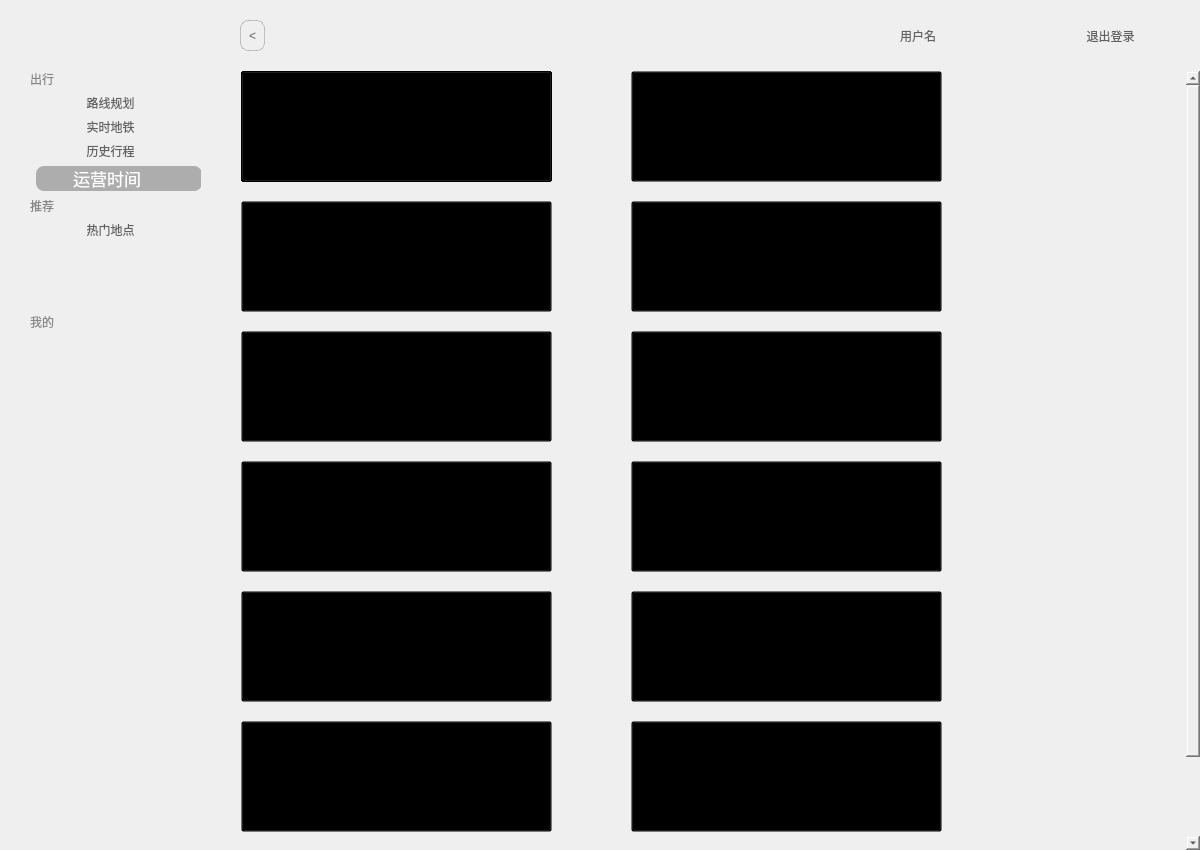
<?xml version="1.0" encoding="UTF-8"?>
<ui version="4.0">
 <class>operationTime</class>
 <widget class="QWidget" name="operationTime">
  <property name="geometry">
   <rect>
    <x>0</x>
    <y>0</y>
    <width>1200</width>
    <height>850</height>
   </rect>
  </property>
  <property name="windowTitle">
   <string>MetroPlus</string>
  </property>
  <property name="windowIcon">
   <iconset resource="image.qrc">
    <normaloff>:/new/prefix1/image/logo.png</normaloff>:/new/prefix1/image/logo.png</iconset>
  </property>
  <property name="styleSheet">
   <string notr="true"/>
  </property>
  <widget class="QLabel" name="logo">
   <property name="geometry">
    <rect>
     <x>10</x>
     <y>10</y>
     <width>201</width>
     <height>51</height>
    </rect>
   </property>
   <property name="styleSheet">
    <string notr="true">border-image: url(:/new/prefix1/image/LOGO2.png);
background-color: rgba(255, 255, 255, 0);</string>
   </property>
   <property name="text">
    <string/>
   </property>
  </widget>
  <widget class="QScrollArea" name="scrollArea">
   <property name="geometry">
    <rect>
     <x>240</x>
     <y>70</y>
     <width>961</width>
     <height>781</height>
    </rect>
   </property>
   <property name="styleSheet">
    <string notr="true">background: transparent;</string>
   </property>
   <property name="widgetResizable">
    <bool>true</bool>
   </property>
   <widget class="QWidget" name="scrollAreaWidgetContents">
    <property name="geometry">
     <rect>
      <x>0</x>
      <y>0</y>
      <width>949</width>
      <height>870</height>
     </rect>
    </property>
    <property name="minimumSize">
     <size>
      <width>0</width>
      <height>870</height>
     </size>
    </property>
    <property name="styleSheet">
     <string notr="true">background: transparent;</string>
    </property>
    <widget class="QPushButton" name="Line1">
     <property name="geometry">
      <rect>
       <x>0</x>
       <y>0</y>
       <width>311</width>
       <height>111</height>
      </rect>
     </property>
     <property name="styleSheet">
      <string notr="true">background:transparent;
border-image: url(:/new/prefix1/image/Line1.png);</string>
     </property>
     <property name="text">
      <string/>
     </property>
    </widget>
    <widget class="QPushButton" name="Line2">
     <property name="geometry">
      <rect>
       <x>390</x>
       <y>0</y>
       <width>311</width>
       <height>111</height>
      </rect>
     </property>
     <property name="styleSheet">
      <string notr="true">background:transparent;
border-image: url(:/new/prefix1/image/Line2.png);</string>
     </property>
     <property name="text">
      <string/>
     </property>
    </widget>
    <widget class="QPushButton" name="Line3">
     <property name="geometry">
      <rect>
       <x>0</x>
       <y>130</y>
       <width>311</width>
       <height>111</height>
      </rect>
     </property>
     <property name="styleSheet">
      <string notr="true">background:transparent;
border-image: url(:/new/prefix1/image/Line3.png);</string>
     </property>
     <property name="text">
      <string/>
     </property>
    </widget>
    <widget class="QPushButton" name="Line4">
     <property name="geometry">
      <rect>
       <x>390</x>
       <y>130</y>
       <width>311</width>
       <height>111</height>
      </rect>
     </property>
     <property name="styleSheet">
      <string notr="true">background:transparent;
border-image: url(:/new/prefix1/image/Line4.png);</string>
     </property>
     <property name="text">
      <string/>
     </property>
    </widget>
    <widget class="QPushButton" name="Line5">
     <property name="geometry">
      <rect>
       <x>0</x>
       <y>260</y>
       <width>311</width>
       <height>111</height>
      </rect>
     </property>
     <property name="styleSheet">
      <string notr="true">background:transparent;
border-image: url(:/new/prefix1/image/Line5.png);</string>
     </property>
     <property name="text">
      <string/>
     </property>
    </widget>
    <widget class="QPushButton" name="Line6">
     <property name="geometry">
      <rect>
       <x>390</x>
       <y>260</y>
       <width>311</width>
       <height>111</height>
      </rect>
     </property>
     <property name="styleSheet">
      <string notr="true">background:transparent;
border-image: url(:/new/prefix1/image/Line6.png);</string>
     </property>
     <property name="text">
      <string/>
     </property>
    </widget>
    <widget class="QPushButton" name="Line7">
     <property name="geometry">
      <rect>
       <x>0</x>
       <y>390</y>
       <width>311</width>
       <height>111</height>
      </rect>
     </property>
     <property name="styleSheet">
      <string notr="true">background:transparent;
border-image: url(:/new/prefix1/image/Line7.png);</string>
     </property>
     <property name="text">
      <string/>
     </property>
    </widget>
    <widget class="QPushButton" name="Line8">
     <property name="geometry">
      <rect>
       <x>390</x>
       <y>390</y>
       <width>311</width>
       <height>111</height>
      </rect>
     </property>
     <property name="styleSheet">
      <string notr="true">background:transparent;
border-image: url(:/new/prefix1/image/Line8.png);</string>
     </property>
     <property name="text">
      <string/>
     </property>
    </widget>
    <widget class="QPushButton" name="Line11">
     <property name="geometry">
      <rect>
       <x>0</x>
       <y>520</y>
       <width>311</width>
       <height>111</height>
      </rect>
     </property>
     <property name="styleSheet">
      <string notr="true">background:transparent;
border-image: url(:/new/prefix1/image/Line11.png);</string>
     </property>
     <property name="text">
      <string/>
     </property>
    </widget>
    <widget class="QPushButton" name="Line16">
     <property name="geometry">
      <rect>
       <x>390</x>
       <y>520</y>
       <width>311</width>
       <height>111</height>
      </rect>
     </property>
     <property name="styleSheet">
      <string notr="true">background:transparent;
border-image: url(:/new/prefix1/image/Line16.png);</string>
     </property>
     <property name="text">
      <string/>
     </property>
    </widget>
    <widget class="QPushButton" name="Line19">
     <property name="geometry">
      <rect>
       <x>0</x>
       <y>650</y>
       <width>311</width>
       <height>111</height>
      </rect>
     </property>
     <property name="styleSheet">
      <string notr="true">background:transparent;
border-image: url(:/new/prefix1/image/Line19.png);</string>
     </property>
     <property name="text">
      <string/>
     </property>
    </widget>
    <widget class="QPushButton" name="LineYangLuo">
     <property name="geometry">
      <rect>
       <x>390</x>
       <y>650</y>
       <width>311</width>
       <height>111</height>
      </rect>
     </property>
     <property name="styleSheet">
      <string notr="true">background:transparent;
border-image: url(:/new/prefix1/image/LineYangLuo.png);</string>
     </property>
     <property name="text">
      <string/>
     </property>
    </widget>
    <widget class="QLabel" name="line1Time">
     <property name="geometry">
      <rect>
       <x>320</x>
       <y>0</y>
       <width>454</width>
       <height>725</height>
      </rect>
     </property>
     <property name="styleSheet">
      <string notr="true">border-image: url(:/new/prefix1/image/line1Time.png);</string>
     </property>
     <property name="text">
      <string/>
     </property>
    </widget>
    <widget class="QLabel" name="line2Time">
     <property name="geometry">
      <rect>
       <x>320</x>
       <y>0</y>
       <width>454</width>
       <height>853</height>
      </rect>
     </property>
     <property name="styleSheet">
      <string notr="true">border-image: url(:/new/prefix1/image/line2Time.png);</string>
     </property>
     <property name="text">
      <string/>
     </property>
    </widget>
    <widget class="QLabel" name="line3Time">
     <property name="geometry">
      <rect>
       <x>320</x>
       <y>0</y>
       <width>454</width>
       <height>554</height>
      </rect>
     </property>
     <property name="styleSheet">
      <string notr="true">border-image: url(:/new/prefix1/image/line3Time.png);</string>
     </property>
     <property name="text">
      <string/>
     </property>
    </widget>
    <widget class="QLabel" name="line5Time">
     <property name="geometry">
      <rect>
       <x>320</x>
       <y>0</y>
       <width>454</width>
       <height>618</height>
      </rect>
     </property>
     <property name="styleSheet">
      <string notr="true">border-image: url(:/new/prefix1/image/line5Time.png);</string>
     </property>
     <property name="text">
      <string/>
     </property>
    </widget>
    <widget class="QLabel" name="line4Time">
     <property name="geometry">
      <rect>
       <x>320</x>
       <y>0</y>
       <width>454</width>
       <height>832</height>
      </rect>
     </property>
     <property name="styleSheet">
      <string notr="true">border-image: url(:/new/prefix1/image/line4Time.png);</string>
     </property>
     <property name="text">
      <string/>
     </property>
    </widget>
    <widget class="QLabel" name="line6Time">
     <property name="geometry">
      <rect>
       <x>320</x>
       <y>0</y>
       <width>454</width>
       <height>725</height>
      </rect>
     </property>
     <property name="styleSheet">
      <string notr="true">border-image: url(:/new/prefix1/image/line6Time.png);</string>
     </property>
     <property name="text">
      <string/>
     </property>
    </widget>
    <widget class="QLabel" name="line7Time">
     <property name="geometry">
      <rect>
       <x>320</x>
       <y>0</y>
       <width>454</width>
       <height>746</height>
      </rect>
     </property>
     <property name="styleSheet">
      <string notr="true">border-image: url(:/new/prefix1/image/line7Time.png);</string>
     </property>
     <property name="text">
      <string/>
     </property>
    </widget>
    <widget class="QLabel" name="line8Time">
     <property name="geometry">
      <rect>
       <x>320</x>
       <y>0</y>
       <width>454</width>
       <height>597</height>
      </rect>
     </property>
     <property name="styleSheet">
      <string notr="true">border-image: url(:/new/prefix1/image/line8Time.png);</string>
     </property>
     <property name="text">
      <string/>
     </property>
    </widget>
    <widget class="QLabel" name="line11Time">
     <property name="geometry">
      <rect>
       <x>320</x>
       <y>0</y>
       <width>454</width>
       <height>341</height>
      </rect>
     </property>
     <property name="styleSheet">
      <string notr="true">border-image: url(:/new/prefix1/image/line11Time.png);</string>
     </property>
     <property name="text">
      <string/>
     </property>
    </widget>
    <widget class="QPushButton" name="Line2_2">
     <property name="geometry">
      <rect>
       <x>0</x>
       <y>0</y>
       <width>311</width>
       <height>111</height>
      </rect>
     </property>
     <property name="styleSheet">
      <string notr="true">background:transparent;
border-image: url(:/new/prefix1/image/Line2.png);</string>
     </property>
     <property name="text">
      <string/>
     </property>
    </widget>
    <widget class="QPushButton" name="Line3_2">
     <property name="geometry">
      <rect>
       <x>0</x>
       <y>0</y>
       <width>311</width>
       <height>111</height>
      </rect>
     </property>
     <property name="styleSheet">
      <string notr="true">background:transparent;
border-image: url(:/new/prefix1/image/Line3.png);</string>
     </property>
     <property name="text">
      <string/>
     </property>
    </widget>
    <widget class="QPushButton" name="Line4_2">
     <property name="geometry">
      <rect>
       <x>0</x>
       <y>0</y>
       <width>311</width>
       <height>111</height>
      </rect>
     </property>
     <property name="styleSheet">
      <string notr="true">background:transparent;
border-image: url(:/new/prefix1/image/Line4.png);</string>
     </property>
     <property name="text">
      <string/>
     </property>
    </widget>
    <widget class="QPushButton" name="Line5_2">
     <property name="geometry">
      <rect>
       <x>0</x>
       <y>0</y>
       <width>311</width>
       <height>111</height>
      </rect>
     </property>
     <property name="styleSheet">
      <string notr="true">background:transparent;
border-image: url(:/new/prefix1/image/Line5.png);</string>
     </property>
     <property name="text">
      <string/>
     </property>
    </widget>
    <widget class="QPushButton" name="Line6_2">
     <property name="geometry">
      <rect>
       <x>0</x>
       <y>0</y>
       <width>311</width>
       <height>111</height>
      </rect>
     </property>
     <property name="styleSheet">
      <string notr="true">background:transparent;
border-image: url(:/new/prefix1/image/Line6.png);</string>
     </property>
     <property name="text">
      <string/>
     </property>
    </widget>
    <widget class="QPushButton" name="Line7_2">
     <property name="geometry">
      <rect>
       <x>0</x>
       <y>0</y>
       <width>311</width>
       <height>111</height>
      </rect>
     </property>
     <property name="styleSheet">
      <string notr="true">background:transparent;
border-image: url(:/new/prefix1/image/Line7.png);</string>
     </property>
     <property name="text">
      <string/>
     </property>
    </widget>
    <widget class="QPushButton" name="Line8_2">
     <property name="geometry">
      <rect>
       <x>0</x>
       <y>0</y>
       <width>311</width>
       <height>111</height>
      </rect>
     </property>
     <property name="styleSheet">
      <string notr="true">background:transparent;
border-image: url(:/new/prefix1/image/Line8.png);</string>
     </property>
     <property name="text">
      <string/>
     </property>
    </widget>
    <widget class="QPushButton" name="Line11_2">
     <property name="geometry">
      <rect>
       <x>0</x>
       <y>0</y>
       <width>311</width>
       <height>111</height>
      </rect>
     </property>
     <property name="styleSheet">
      <string notr="true">background:transparent;
border-image: url(:/new/prefix1/image/Line11.png);</string>
     </property>
     <property name="text">
      <string/>
     </property>
    </widget>
    <widget class="QPushButton" name="Line16_2">
     <property name="geometry">
      <rect>
       <x>0</x>
       <y>0</y>
       <width>311</width>
       <height>111</height>
      </rect>
     </property>
     <property name="styleSheet">
      <string notr="true">border-image: url(:/new/prefix1/image/Line16.png);
background:transparent;</string>
     </property>
     <property name="text">
      <string/>
     </property>
    </widget>
    <widget class="QPushButton" name="Line19_2">
     <property name="geometry">
      <rect>
       <x>0</x>
       <y>0</y>
       <width>311</width>
       <height>111</height>
      </rect>
     </property>
     <property name="styleSheet">
      <string notr="true">border-image: url(:/new/prefix1/image/Line19.png);
background:transparent;</string>
     </property>
     <property name="text">
      <string/>
     </property>
    </widget>
    <widget class="QPushButton" name="LineYangLuo_2">
     <property name="geometry">
      <rect>
       <x>0</x>
       <y>0</y>
       <width>311</width>
       <height>111</height>
      </rect>
     </property>
     <property name="styleSheet">
      <string notr="true">border-image: url(:/new/prefix1/image/LineYangLuo.png);
background:transparent;</string>
     </property>
     <property name="text">
      <string/>
     </property>
    </widget>
    <widget class="QLabel" name="line16Time">
     <property name="geometry">
      <rect>
       <x>320</x>
       <y>0</y>
       <width>454</width>
       <height>341</height>
      </rect>
     </property>
     <property name="styleSheet">
      <string notr="true">border-image: url(:/new/prefix1/image/line16Time.png);</string>
     </property>
     <property name="text">
      <string/>
     </property>
    </widget>
    <widget class="QLabel" name="line19Time">
     <property name="geometry">
      <rect>
       <x>320</x>
       <y>0</y>
       <width>454</width>
       <height>192</height>
      </rect>
     </property>
     <property name="styleSheet">
      <string notr="true">border-image: url(:/new/prefix1/image/line19Time.png);</string>
     </property>
     <property name="text">
      <string/>
     </property>
    </widget>
    <widget class="QLabel" name="lineYangLuoTime">
     <property name="geometry">
      <rect>
       <x>320</x>
       <y>0</y>
       <width>454</width>
       <height>384</height>
      </rect>
     </property>
     <property name="styleSheet">
      <string notr="true">border-image: url(:/new/prefix1/image/lineYangLuoTime.png);</string>
     </property>
     <property name="text">
      <string/>
     </property>
    </widget>
    <zorder>line19Time</zorder>
    <zorder>line16Time</zorder>
    <zorder>lineYangLuoTime</zorder>
    <zorder>Line2_2</zorder>
    <zorder>Line3_2</zorder>
    <zorder>Line4_2</zorder>
    <zorder>Line5_2</zorder>
    <zorder>Line6_2</zorder>
    <zorder>Line7_2</zorder>
    <zorder>Line8_2</zorder>
    <zorder>Line11_2</zorder>
    <zorder>Line16_2</zorder>
    <zorder>Line19_2</zorder>
    <zorder>LineYangLuo_2</zorder>
    <zorder>line6Time</zorder>
    <zorder>line8Time</zorder>
    <zorder>line11Time</zorder>
    <zorder>line7Time</zorder>
    <zorder>line2Time</zorder>
    <zorder>line1Time</zorder>
    <zorder>line3Time</zorder>
    <zorder>line5Time</zorder>
    <zorder>line4Time</zorder>
    <zorder>Line2</zorder>
    <zorder>Line3</zorder>
    <zorder>Line4</zorder>
    <zorder>Line5</zorder>
    <zorder>Line6</zorder>
    <zorder>Line7</zorder>
    <zorder>Line8</zorder>
    <zorder>Line11</zorder>
    <zorder>Line16</zorder>
    <zorder>Line19</zorder>
    <zorder>LineYangLuo</zorder>
    <zorder>Line1</zorder>
   </widget>
  </widget>
  <widget class="QLabel" name="menuBg">
   <property name="geometry">
    <rect>
     <x>0</x>
     <y>0</y>
     <width>221</width>
     <height>850</height>
    </rect>
   </property>
   <property name="styleSheet">
    <string notr="true">background-color: rgba(240, 240, 240,150);</string>
   </property>
   <property name="text">
    <string/>
   </property>
  </widget>
  <widget class="QWidget" name="menuWidget" native="true">
   <property name="geometry">
    <rect>
     <x>30</x>
     <y>70</y>
     <width>171</width>
     <height>571</height>
    </rect>
   </property>
   <property name="styleSheet">
    <string notr="true">background-color: rgba(255, 255, 255, 0);</string>
   </property>
   <widget class="QWidget" name="verticalLayoutWidget">
    <property name="geometry">
     <rect>
      <x>0</x>
      <y>0</y>
      <width>172</width>
      <height>261</height>
     </rect>
    </property>
    <layout class="QVBoxLayout" name="menu">
     <item>
      <widget class="QPushButton" name="travel">
       <property name="styleSheet">
        <string notr="true">font: 700 9pt &quot;微软雅黑&quot;;
color: rgb(136, 136, 136);
background:transparent;
border-width:0;
border-style:outset;
text-align : left;</string>
       </property>
       <property name="text">
        <string>出行</string>
       </property>
      </widget>
     </item>
     <item>
      <layout class="QFormLayout" name="formLayout_3">
       <item row="0" column="1">
        <widget class="QPushButton" name="routePlanning">
         <property name="styleSheet">
          <string notr="true">QPushButton { 
background:transparent;
border-width:0;
border-style:outset;
font: 13pt &quot;微软雅黑&quot;;
color: rgba(0, 0, 0, 150);
 } 

QPushButton:hover { 
background-color: rgba(0,0,0,20);
border-radius: 8px;
}
</string>
         </property>
         <property name="text">
          <string>路线规划     </string>
         </property>
         <property name="icon">
          <iconset resource="image.qrc">
           <normaloff>:/new/prefix1/image/routePlanningIcon.png</normaloff>:/new/prefix1/image/routePlanningIcon.png</iconset>
         </property>
         <property name="iconSize">
          <size>
           <width>15</width>
           <height>15</height>
          </size>
         </property>
        </widget>
       </item>
       <item row="1" column="1">
        <widget class="QPushButton" name="realTime">
         <property name="styleSheet">
          <string notr="true">QPushButton { 
background:transparent;
border-width:0;
border-style:outset;
font: 13pt &quot;微软雅黑&quot;;
color: rgba(0, 0, 0, 150);
 } 

QPushButton:hover { 
background-color: rgba(0,0,0,20);
border-radius: 8px;
}
</string>
         </property>
         <property name="text">
          <string>实时地铁     </string>
         </property>
         <property name="icon">
          <iconset resource="image.qrc">
           <normaloff>:/new/prefix1/image/realTimeIcon.png</normaloff>:/new/prefix1/image/realTimeIcon.png</iconset>
         </property>
         <property name="iconSize">
          <size>
           <width>15</width>
           <height>15</height>
          </size>
         </property>
        </widget>
       </item>
       <item row="2" column="1">
        <widget class="QPushButton" name="historyRoute">
         <property name="styleSheet">
          <string notr="true">QPushButton { 
background:transparent;
border-width:0;
border-style:outset;
font: 13pt &quot;微软雅黑&quot;;
color: rgba(0, 0, 0, 150);
 } 

QPushButton:hover { 
background-color: rgba(0,0,0,20);
border-radius: 8px;
}
</string>
         </property>
         <property name="text">
          <string>历史行程     </string>
         </property>
         <property name="icon">
          <iconset resource="image.qrc">
           <normaloff>:/new/prefix1/image/operationTimeIcon.png</normaloff>:/new/prefix1/image/operationTimeIcon.png</iconset>
         </property>
         <property name="iconSize">
          <size>
           <width>15</width>
           <height>15</height>
          </size>
         </property>
        </widget>
       </item>
       <item row="3" column="1">
        <widget class="QPushButton" name="operationTime_2">
         <property name="styleSheet">
          <string notr="true">font: 13pt Microsoft YaHei UI;color: rgb(255, 255, 255);border-radius: 8px;background-color: rgba(0,0,0, 70);</string>
         </property>
         <property name="text">
          <string>运营时间     </string>
         </property>
         <property name="icon">
          <iconset resource="image.qrc">
           <normaloff>:/new/prefix1/image/historyRouteIcon.png</normaloff>:/new/prefix1/image/historyRouteIcon.png</iconset>
         </property>
         <property name="iconSize">
          <size>
           <width>15</width>
           <height>15</height>
          </size>
         </property>
        </widget>
       </item>
      </layout>
     </item>
     <item>
      <widget class="QPushButton" name="recommend">
       <property name="styleSheet">
        <string notr="true">font: 700 9pt &quot;微软雅黑&quot;;
color: rgb(136, 136, 136);
background:transparent;
border-width:0;
border-style:outset;
text-align : left;</string>
       </property>
       <property name="text">
        <string>推荐</string>
       </property>
      </widget>
     </item>
     <item>
      <layout class="QFormLayout" name="formLayout_5">
       <item row="0" column="1">
        <widget class="QPushButton" name="hotPlace">
         <property name="styleSheet">
          <string notr="true">QPushButton { 
background:transparent;
border-width:0;
border-style:outset;
font: 13pt &quot;微软雅黑&quot;;
color: rgba(0, 0, 0, 150);
 } 

QPushButton:hover { 
background-color: rgba(0,0,0,20);
border-radius: 8px;
}
</string>
         </property>
         <property name="text">
          <string>热门地点     </string>
         </property>
         <property name="icon">
          <iconset resource="image.qrc">
           <normaloff>:/new/prefix1/image/hotPlaceIcon.png</normaloff>:/new/prefix1/image/hotPlaceIcon.png</iconset>
         </property>
         <property name="iconSize">
          <size>
           <width>15</width>
           <height>15</height>
          </size>
         </property>
        </widget>
       </item>
      </layout>
     </item>
     <item>
      <widget class="QPushButton" name="person">
       <property name="styleSheet">
        <string notr="true">font: 700 9pt &quot;微软雅黑&quot;;
color: rgb(136, 136, 136);
background:transparent;
border-width:0;
border-style:outset;
text-align : left;</string>
       </property>
       <property name="text">
        <string>我的</string>
       </property>
      </widget>
     </item>
    </layout>
   </widget>
  </widget>
  <widget class="QPushButton" name="backButton">
   <property name="geometry">
    <rect>
     <x>240</x>
     <y>20</y>
     <width>25</width>
     <height>31</height>
    </rect>
   </property>
   <property name="styleSheet">
    <string notr="true">QPushButton { 
background:transparent;
border-width:0;
border-style:outset;
font: 16pt &quot;黑体&quot;;
border-color: rgba(0,0,0,50);
border-width:1px 1px;
border-style:solid;
border-radius: 8px;
color: rgba(0,0,0,150);
 } 

QPushButton:hover { 
background-color: rgba(0,0,0,20);
border-radius: 8px;
}
</string>
   </property>
   <property name="text">
    <string>&lt;</string>
   </property>
  </widget>
  <widget class="QPushButton" name="profile_photo">
   <property name="geometry">
    <rect>
     <x>860</x>
     <y>20</y>
     <width>31</width>
     <height>31</height>
    </rect>
   </property>
   <property name="styleSheet">
    <string notr="true">background:transparent;
border-radius: 15px;
border-image: url(:/new/prefix1/image/head1.png);</string>
   </property>
   <property name="text">
    <string/>
   </property>
   <property name="iconSize">
    <size>
     <width>31</width>
     <height>31</height>
    </size>
   </property>
  </widget>
  <widget class="QPushButton" name="exit_button">
   <property name="geometry">
    <rect>
     <x>1060</x>
     <y>20</y>
     <width>101</width>
     <height>31</height>
    </rect>
   </property>
   <property name="cursor">
    <cursorShape>PointingHandCursor</cursorShape>
   </property>
   <property name="styleSheet">
    <string notr="true">QPushButton { 
background:transparent;
font: 12pt &quot;黑体&quot;;
border-style:outset;
color: rgba(0, 0, 0, 150);
 } 

QPushButton:hover { 
color: rgba(0, 0, 0, 200);
}
</string>
   </property>
   <property name="text">
    <string>退出登录</string>
   </property>
   <property name="icon">
    <iconset resource="image.qrc">
     <normaloff>:/new/prefix1/image/exit_image.png</normaloff>:/new/prefix1/image/exit_image.png</iconset>
   </property>
   <property name="iconSize">
    <size>
     <width>15</width>
     <height>15</height>
    </size>
   </property>
  </widget>
  <widget class="QLabel" name="username">
   <property name="geometry">
    <rect>
     <x>900</x>
     <y>20</y>
     <width>131</width>
     <height>31</height>
    </rect>
   </property>
   <property name="styleSheet">
    <string notr="true">background:transparent;
font: 12pt &quot;黑体&quot;;
border-style:outset;
color: rgba(0, 0, 0, 150);</string>
   </property>
   <property name="text">
    <string>用户名</string>
   </property>
  </widget>
  <widget class="QPushButton" name="cloth_button">
   <property name="geometry">
    <rect>
     <x>1030</x>
     <y>20</y>
     <width>31</width>
     <height>31</height>
    </rect>
   </property>
   <property name="styleSheet">
    <string notr="true">background:transparent;
border-style:outset;</string>
   </property>
   <property name="text">
    <string/>
   </property>
   <property name="icon">
    <iconset resource="image.qrc">
     <normaloff>:/new/prefix1/image/cloth_image.png</normaloff>:/new/prefix1/image/cloth_image.png</iconset>
   </property>
   <property name="iconSize">
    <size>
     <width>18</width>
     <height>15</height>
    </size>
   </property>
  </widget>
  <zorder>backButton</zorder>
  <zorder>menuBg</zorder>
  <zorder>logo</zorder>
  <zorder>scrollArea</zorder>
  <zorder>menuWidget</zorder>
  <zorder>profile_photo</zorder>
  <zorder>exit_button</zorder>
  <zorder>username</zorder>
  <zorder>cloth_button</zorder>
 </widget>
 <resources>
  <include location="image.qrc"/>
 </resources>
 <connections/>
</ui>
